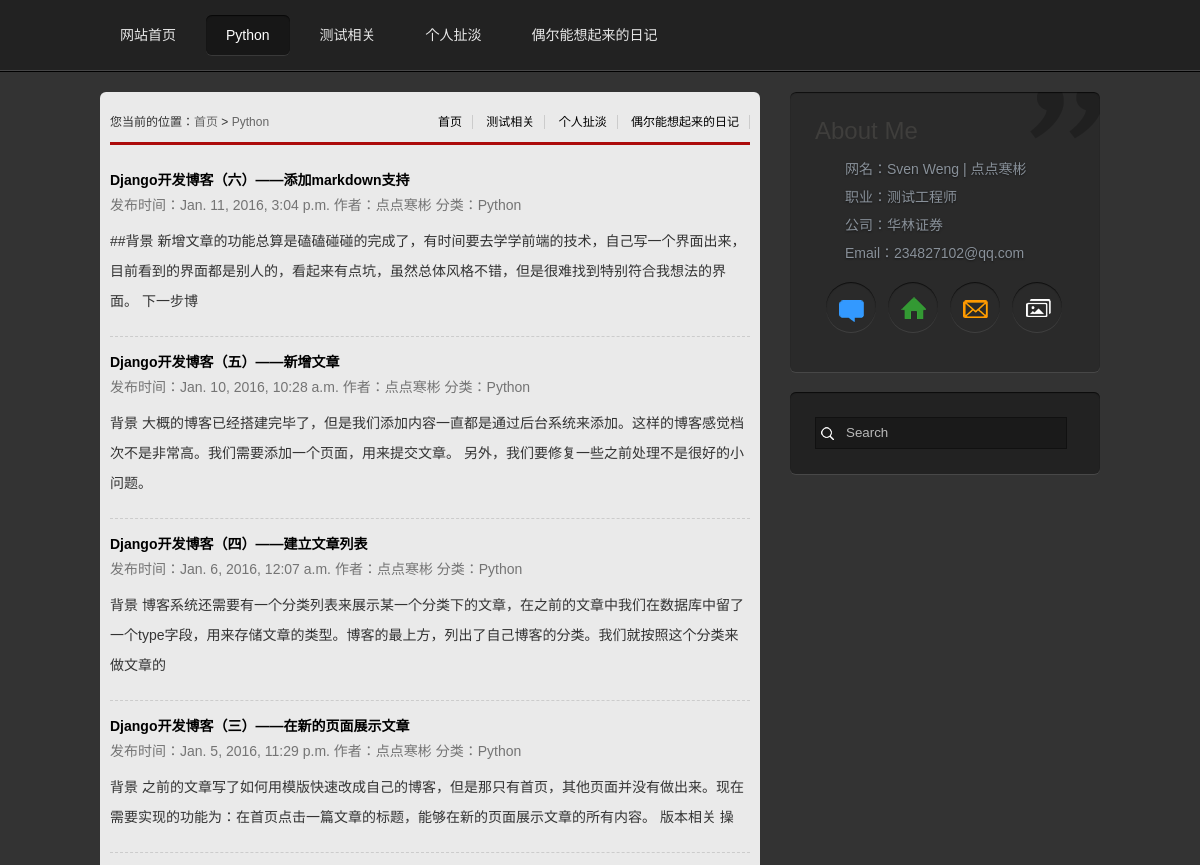
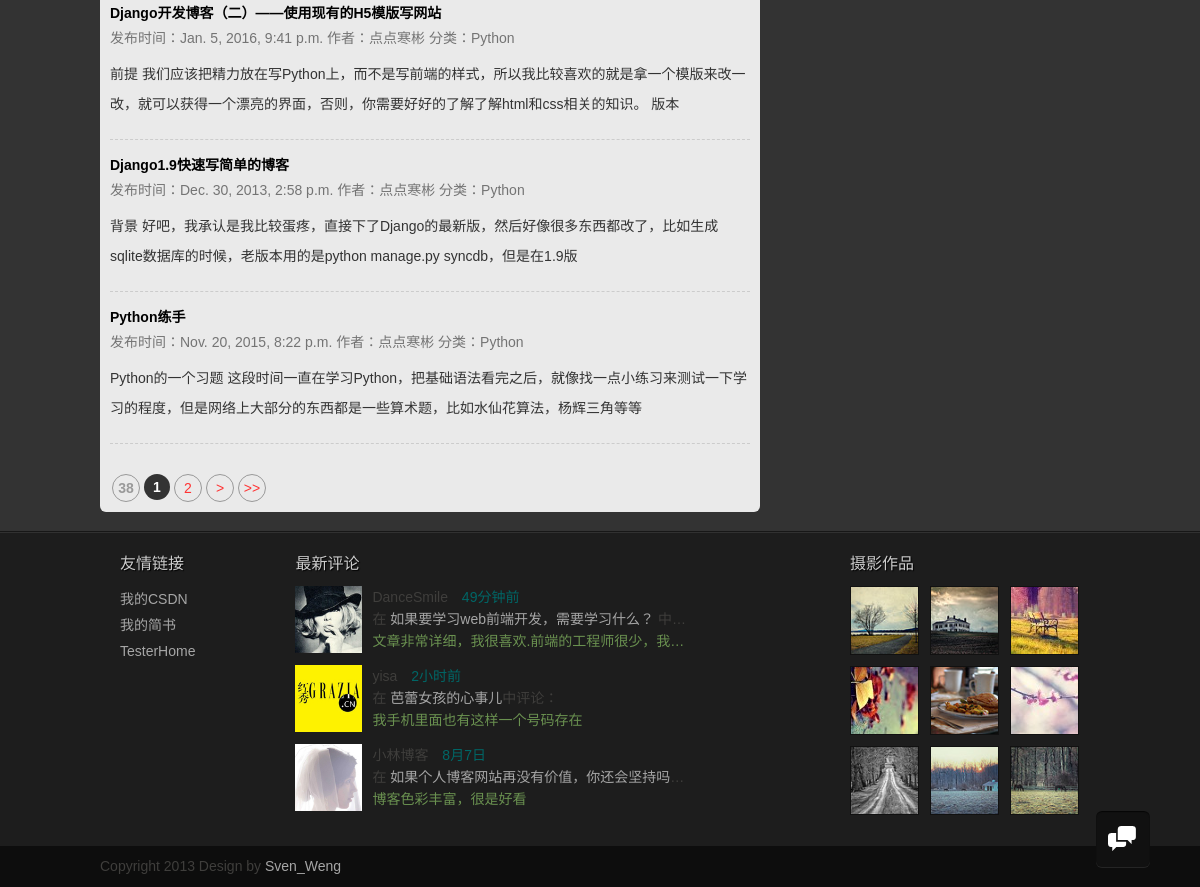
Page /grzx/Python/ on the committed database (2 pictures, top to bottom).
### grzx/models.py (models this page shows)
class BlogBody(models.Model):
    blog_title = models.CharField(max_length=50)
    blog_body = models.TextField()
    blog_type = models.CharField(max_length=50)
    blog_timestamp = models.DateTimeField()
    blog_imgurl = models.CharField(max_length=50, blank=True, null=True)
    blog_author = models.CharField(max_length=20, null=True)
    blog_ismarkdown = models.CharField(max_length=1, null=True)
    blog_like = models.IntegerField(null=True)
    blog_clicknum = models.IntegerField(null=True)

### grzx/views.py (the view)
def python(request):
    python_blog = BlogBody.objects.filter(blog_type='Python')[::-1]
    return render(request, 'python_list.html', {'python_blog': python_blog})

### grzx/templates/python_list.html
{% extends "base.html" %}
{% block bodycontent %}
<div id="mainbody">
  <div class="blogs">
    <div class="newlist">
  <h2><span>
      <a href="/">首页</a>
      <a href="/grzx/abouttest/">测试相关</a>
      <a href="/grzx/mytalk/">个人扯淡</a>
      <a href="/grzx/diary/">偶尔能想起来的日记</a>
</span>您当前的位置：<a href="/">首页</a>&nbsp;>&nbsp;<a href="/grzx/python/">Python</a></h2>
<ul>
    {% for x in python_blog %}
        <p class="ptit"><b><a href="{% url 'article' x.id %}"> {{ x.blog_title }}</a></b></p>
        <p class="ptime">发布时间：{{ x.blog_timestamp }} 作者：{{ x.blog_author }}  分类：{{ x.blog_type }} </p>
        <div class="pcon">{{ x.blog_body | slice:':100'}}</div>
        <div class="line"></div>
    {% endfor %}
</ul>
<div class="page">
    <a title="Total record"><b>38</b></a>
    <b>1</b><a href="/jstt/index_2.html">2</a>
    <a href="/jstt/index_2.html">></a>
    <a href="/jstt/index_2.html">>></a></div>
</div>
    <aside>
        <div class="card" style="width: 280px;position: fixed;z-index: 1;">
            <h1>About Me</h1>
            <p>网名：Sven Weng | 点点寒彬</p>
            <p>职业：测试工程师</p>
            <p>公司：华林证券</p>
            <p>Email：234827102@qq.com</p>
          <ul class="linkmore">
            <li><a href="/grzx/add_article" class="talk" title="给我留言"></a></li>
            <li><a href="/" class="address" title="联系地址"></a></li>
            <li><a href="/" class="email" title="给我写信"></a></li>
            <li><a href="/" class="photos" title="生活照片"></a></li>
          </ul>
        </div>
      <div class="search" style="position: relative;top: 300px;">
        <form class="searchform" method="get" action="#">
          <input type="text" name="s" value="Search" onfocus="this.value=''" onblur="this.value='Search'">
        </form>
      </div>
    </aside>
  </div>
</div>
{% endblock bodycontent %}

### static/css/styles.css (style rules this page uses)
* { margin: 0; padding: 0 }
body { font: 14px "΢���ź�", "Microsoft YaHei", HELVETICA; color: #3F3E3C; line-height: 1.5; background: #333; }
h1, h2, h3, h4, h5, h6 { font-weight: normal; }
h1 { font: 24px "΢���ź�", "Microsoft YaHei", Arial, Helvetica, sans-serif }
p { word-wrap: break-word }
ul, ol { list-style: none; }
a { color: #a6a6a6; text-decoration: none; transition: All 1s ease; -webkit-transition: All 1s ease; -moz-transition: All 1s ease; -ms-transition: All 1s ease; -o-transition: All 1s ease; }
#mainbody { width: 100%; border-top: #000 1px solid; clear: both; overflow: hidden; }
.card { box-shadow: 0px 1px 0px rgba(255,255,255,.1), inset 0px 1px 1px rgba(0,0,0,.7); border-radius: 6px; background: url(../images/quote-bg.png) no-repeat top right rgba(42,42,42,1); width: 310px; float: right; height: 250px; overflow: hidden }
.card h1 { padding: 10px }
.card p { padding: 0 0 0 40px; line-height: 28px; text-shadow: 0px 1px 2px rgba(0,0,0,.5); color: #89919a; -webkit-animation: animations2 5s ease-in-out 5s; -moz-animation: animations2 5s ease-in-out 5s; -o-animation: animations2 5s ease-in-out 5s; -ms-animation: animations2 5s ease-in-out 5s; animation: animations2 5s ease-in-out 5s; }
.linkmore { margin: 15px 0 0 15px }
.linkmore li a { height: 50px; width: 50px; display: block; overflow: hidden; box-shadow: 0px 1px 0px rgba(255,255,255,.1), inset 0px 1px 1px rgba(0,0,0,.7); border-radius: 50%; float: left; margin: 0 6px; }
.talk, .address, .email, .photos, .heart { background: url(../images/icons.png) no-repeat; }
.talk { background-position: 13px 18px }
.address { background-position: 12px -22px }
.email { background-position: 12px -60px }
.photos { background-position: 12px -137px }
.blogs { width: 1000px; margin: 0 auto 20px; }
aside { width: 310px; float: right; margin: 20px 0; }
aside div { box-shadow: 0px 1px 0px rgba(255,255,255,.1), inset 0px 1px 1px rgba(0,0,0,.7); border-radius: 6px; padding: 15px; background: #222; margin-bottom: 20px; overflow: hidden; }
.searchform { overflow: hidden; padding: 10px; }
.searchform input { background: rgba(0, 0, 0, 0.25) url(../images/icons.png) no-repeat 3px -318px; border: 1px solid #111; width: 220px; line-height: 30px; color: #b9b9b9; padding-left: 30px; }

### static/css/view.css (style rules this page uses)
.newlist { width: 640px; float:left;margin: 20px 0; color: #333; border-radius: 6px; background:#EAEAEA; padding: 10px; }
.newlist h2 { border-bottom:#AC0B0B 3px solid; line-height:40px; font-size:12px; font-weight:normal; margin-bottom:20px }
.newlist h2 a { color:#666 }
.newlist h2 span { float:right }
.newlist h2 span a { color: #000;border-right: 1px solid #ccc;padding: 0 10px; }
.page { padding:20px 0 0 0; text-align:center; width:100%;overflow: hidden; }
.page a b { color: #999; }
.page>b, .page a { margin: 0 2px;height: 26px;line-height: 26px;border-radius: 50%;width: 26px;text-align: center;display: block;float: left; }
.page>b,.page a:hover { background: #333;color: #FFF; }
.page a { color: #F33;border: #999 1px solid; }
.ptime { color:#747474;margin-bottom: 10px; }
.ptit { line-height:30px;font-size:14px }
.ptit a { color:#000 }
.pcon { line-height:30px; }
.line { height: 10px;overflow: hidden;width: 100%;margin: 10px 0;clear: both;border-bottom: 1px dashed #ccc; }

### rows in the picture
BlogBody: blog_title "Django开发博客（六）——添加markdown支持", blog_timestamp "Jan. 11, 2016, 3:04 p.m.", blog_author "点点寒彬", blog_type "Python", blog_body "##背景 新增文章的功能总算是磕磕碰碰的完成了，有时间要去学学前端的技术，自己写一个界面出来，目前看到的界面都是别人的，看起来有点坑，虽然总体风格不错，但是很难找到特别符合我想法的界面。 下一步博"
BlogBody: blog_title "Django开发博客（五）——新增文章", blog_timestamp "Jan. 10, 2016, 10:28 a.m.", blog_author "点点寒彬", blog_type "Python", blog_body "背景 大概的博客已经搭建完毕了，但是我们添加内容一直都是通过后台系统来添加。这样的博客感觉档次不是非常高。我们需要添加一个页面，用来提交文章。 另外，我们要修复一些之前处理不是很好的小问题。"
BlogBody: blog_title "Django开发博客（四）——建立文章列表", blog_timestamp "Jan. 6, 2016, 12:07 a.m.", blog_author "点点寒彬", blog_type "Python", blog_body "背景 博客系统还需要有一个分类列表来展示某一个分类下的文章，在之前的文章中我们在数据库中留了一个type字段，用来存储文章的类型。博客的最上方，列出了自己博客的分类。我们就按照这个分类来做文章的"
BlogBody: blog_title "Django开发博客（三）——在新的页面展示文章", blog_timestamp "Jan. 5, 2016, 11:29 p.m.", blog_author "点点寒彬", blog_type "Python", blog_body "背景 之前的文章写了如何用模版快速改成自己的博客，但是那只有首页，其他页面并没有做出来。现在需要实现的功能为：在首页点击一篇文章的标题，能够在新的页面展示文章的所有内容。 版本相关 操"
BlogBody: blog_title "Django开发博客（二）——使用现有的H5模版写网站", blog_timestamp "Jan. 5, 2016, 9:41 p.m.", blog_author "点点寒彬", blog_type "Python", blog_body "前提 我们应该把精力放在写Python上，而不是写前端的样式，所以我比较喜欢的就是拿一个模版来改一改，就可以获得一个漂亮的界面，否则，你需要好好的了解了解html和css相关的知识。 版本"
BlogBody: blog_title "Django1.9快速写简单的博客", blog_timestamp "Dec. 30, 2013, 2:58 p.m.", blog_author "点点寒彬", blog_type "Python", blog_body "背景 好吧，我承认是我比较蛋疼，直接下了Django的最新版，然后好像很多东西都改了，比如生成sqlite数据库的时候，老版本用的是python manage.py syncdb，但是在1.9版"
BlogBody: blog_title "Python练手", blog_timestamp "Nov. 20, 2015, 8:22 p.m.", blog_author "点点寒彬", blog_type "Python", blog_body "Python的一个习题 这段时间一直在学习Python，把基础语法看完之后，就像找一点小练习来测试一下学习的程度，但是网络上大部分的东西都是一些算术题，比如水仙花算法，杨辉三角等等"
